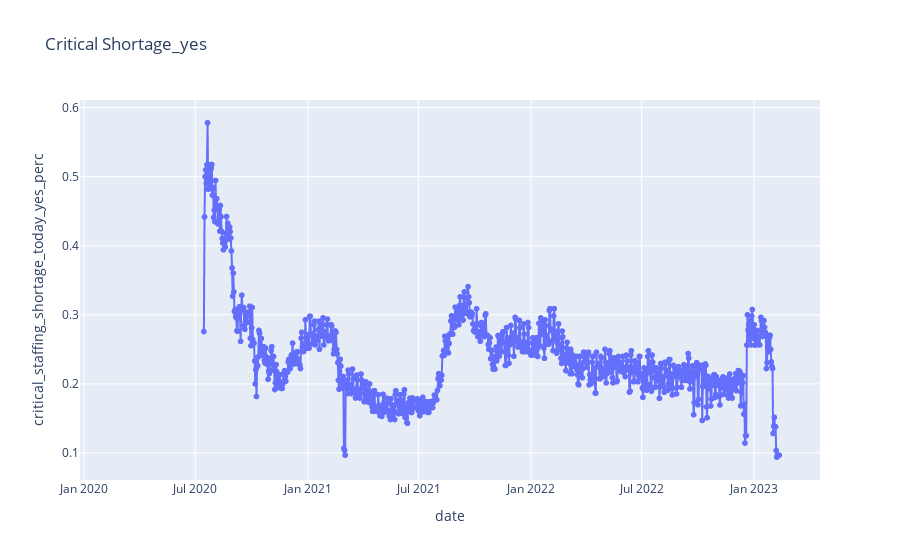

The notebook cell saved with this chart:
### Code cell
import plotly.express as px
fig = px.line(state_data, x="date", y="critical_staffing_shortage_today_yes_perc", title='Critical Shortage_yes',markers=True)
#fig.add_scatter(x=state_data['date'], y=state_data['inpatient_beds'])
fig.show()

### Figure 1 — Plotly figure (JSON) as saved in the notebook; plotly's stock layout.template omitted (floating-point values rounded to 4 significant figures; data arrays with more than 128 entries replaced by an {"elided": "..."} marker saying what was removed)
{"data": [{"hovertemplate": "date=%{x}<br>critical_staffing_shortage_today_yes_perc=%{y}<extra></extra>", "legendgroup": "", "line": {"color": "#636efa", "dash": "solid"}, "marker": {"symbol": "circle"}, "mode": "markers+lines", "name": "", "showlegend": false, "type": "scattergl", "x": {"elided": "1078 str values"}, "xaxis": "x", "y": {"elided": "1078 float values"}, "yaxis": "y"}], "layout": {"legend": {"tracegroupgap": 0}, "title": {"text": "Critical Shortage_yes"}, "xaxis": {"anchor": "y", "domain": [0, 1], "title": {"text": "date"}}, "yaxis": {"anchor": "x", "domain": [0, 1], "title": {"text": "critical_staffing_shortage_today_yes_perc"}}}}
